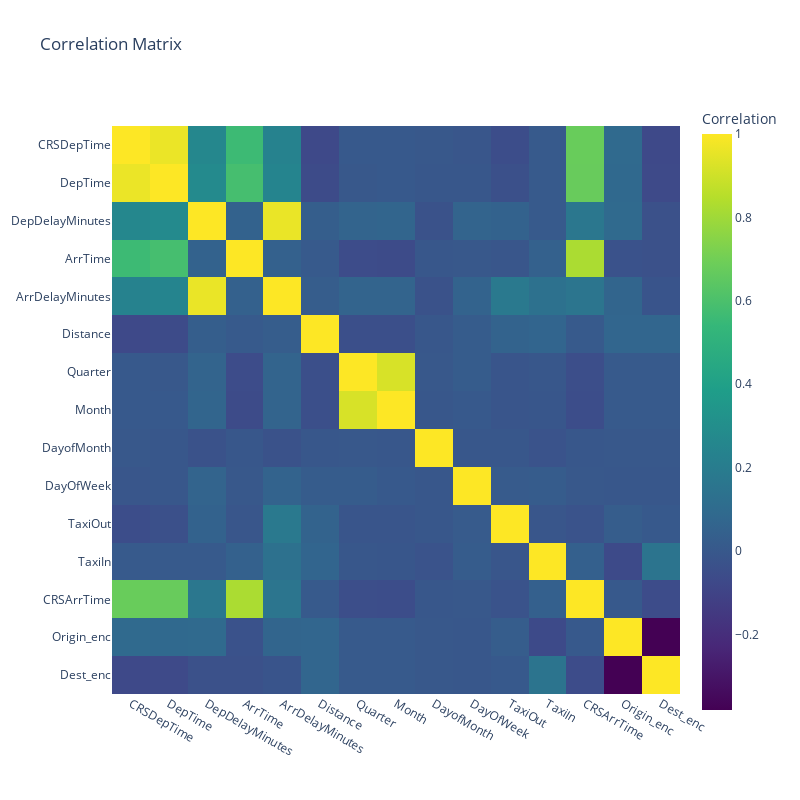

The code cell stored with this chart in its notebook:
### Code cell
import plotly.express as px

corrmat = df_test.corr() 
fig = px.imshow(corrmat,
                labels = dict(color='Correlation'),
                x=corrmat.columns,
                y=corrmat.index,
                color_continuous_scale='Viridis',
                title='Correlation Matrix')
fig.update_layout(width=800, height=800)
fig.show()

### Figure 1 — Plotly figure (JSON) as saved in the notebook; plotly's stock layout.template omitted (floating-point values rounded to 4 significant figures; data arrays with more than 128 entries replaced by an {"elided": "..."} marker saying what was removed)
{"data": [{"coloraxis": "coloraxis", "hovertemplate": "x: %{x}<br>y: %{y}<br>Correlation: %{z}<extra></extra>", "name": "0", "type": "heatmap", "x": ["CRSDepTime", "DepTime", "DepDelayMinutes", "ArrTime", "ArrDelayMinutes", "Distance", "Quarter", "Month", "DayofMonth", "DayOfWeek", "TaxiOut", "TaxiIn", "CRSArrTime", "Origin_enc", "Dest_enc"], "xaxis": "x", "y": ["CRSDepTime", "DepTime", "DepDelayMinutes", "ArrTime", "ArrDelayMinutes", "Distance", "Quarter", "Month", "DayofMonth", "DayOfWeek", "TaxiOut", "TaxiIn", "CRSArrTime", "Origin_enc", "Dest_enc"], "yaxis": "y", "z": {"elided": "15x15 float values"}}], "layout": {"coloraxis": {"colorbar": {"title": {"text": "Correlation"}}, "colorscale": [[0, "#440154"], [0.1111, "#482878"], [0.2222, "#3e4989"], [0.3333, "#31688e"], [0.4444, "#26828e"], [0.5556, "#1f9e89"], [0.6667, "#35b779"], [0.7778, "#6ece58"], [0.8889, "#b5de2b"], [1, "#fde725"]]}, "height": 800, "title": {"text": "Correlation Matrix"}, "width": 800, "xaxis": {"anchor": "y", "constrain": "domain", "domain": [0, 1], "scaleanchor": "y"}, "yaxis": {"anchor": "x", "autorange": "reversed", "constrain": "domain", "domain": [0, 1]}}}
